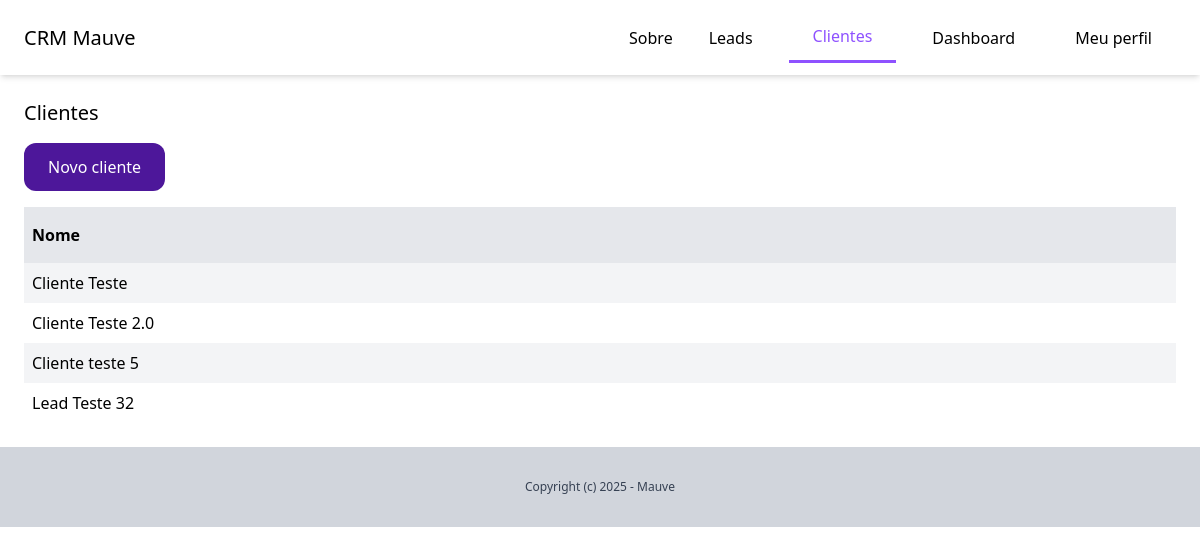
The page /dashboard/clientes/ (signed in) on the database its author committed.
### client/models.py (models this page shows, shortened)
class Client(models.Model):
    team = models.ForeignKey(Team, related_name='clients', on_delete=models.CASCADE)
    nome = models.CharField(max_length=255)
    email = models.EmailField()
    sobre = models.CharField(blank=True, null=True)
    criado_por = models.ForeignKey(User, related_name='clients', on_delete=models.CASCADE)
    criado_em = models.DateTimeField(auto_now_add=True)
    modificado_em = models.DateTimeField(auto_now=True)
    class Meta:
        ordering = ('nome',)

### client/views.py (the view)
# urls.py: path('', views.clients_lista, name='lista'),
@login_required
def clients_lista(request):
    clients = Client.objects.filter(criado_por=request.user)
    return render(request, 'client/clients_lista.html', {
        'clients': clients
})

### client/templates/client/clients_lista.html (shortened to what this page needs)
{% extends 'core/base.html' %}
{% block content %}
    <div class="py-6 px-6">
        <h1 class="mb-4 text-xl">Clientes</h1>
        <a href="{% url 'clients:add' %}" class="py-3 px-6 inline-block text-white bg-violet-900 rounded-xl hover:bg-violet-600">Novo cliente</a>
        <div class="flex justify-between mt-4">
            <p class="py-4 px-2 bg-gray-200 w-full font-semibold">Nome</p>
        </div>
        {% for client in clients %}
            <div class="flex justify-between">
                <p class="py-2 px-2  w-full {% cycle 'bg-gray-100' '' %}">
                    <a href="{% url 'clients:sobre' client.id %}">{{ client.nome }}</a>
                </p>
            </div>
        {% empty %}
            <p class="py-2 px-2 text-gray-900">Você ainda não cadastrou nenhum cliente</p>
        {% endfor %}
    </div>
{% endblock %}

### rows shown on the page
Client: nome "Cliente Teste"
Client: nome "Cliente Teste 2.0"
Client: nome "Cliente teste 5"
Client: nome "Lead Teste 32"
